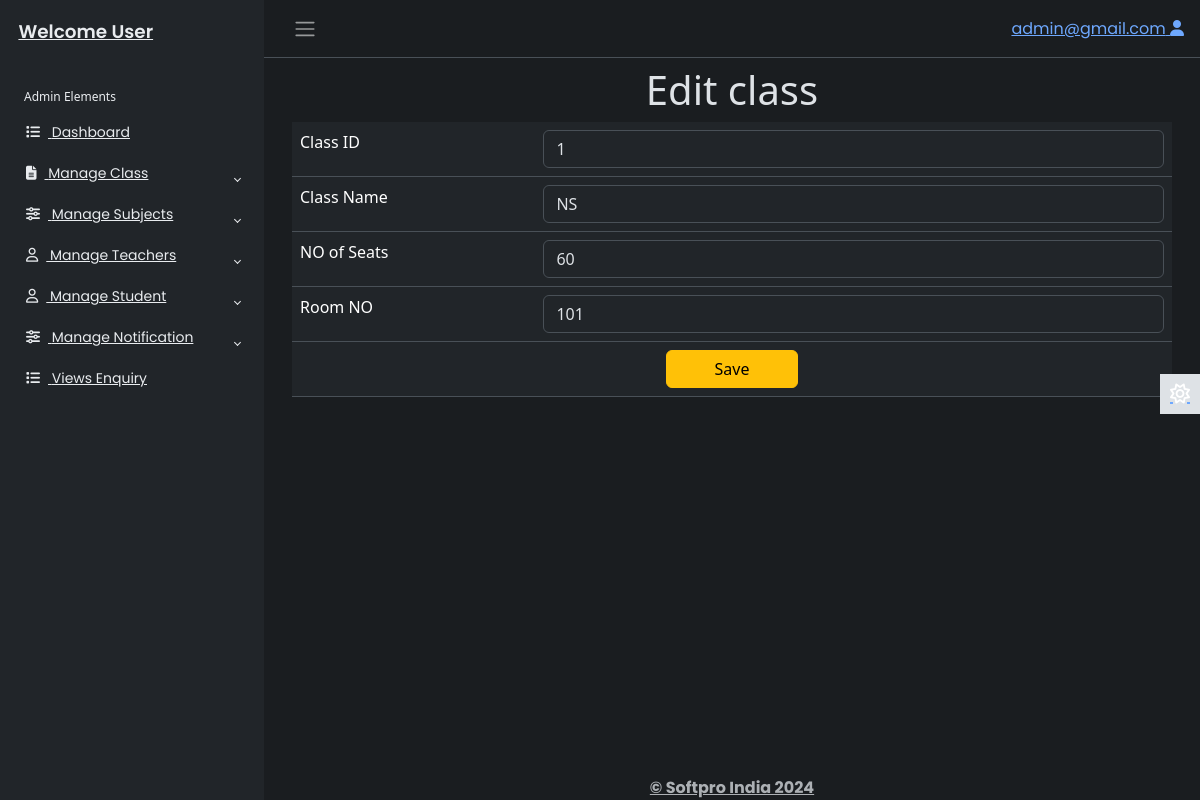
Page /adminapp/editclass/1 (signed in) on the committed database.
### adminapp/models.py (models this page shows)
class Classes(models.Model):
    cid=models.IntegerField(primary_key=True,auto_created=True)
    class_name=models.CharField(max_length=30)
    seats=models.IntegerField()
    roomno=models.CharField(max_length=50)
    created_date=models.DateTimeField()

### adminapp/views.py (the view)
# urls.py: path('editclass/<id>',views.editclass,name='editclass'),
@cache_control(no_store=True,no_cache=True,must_revalidate=True)
def editclass(request,id):
    try:
         if request.session['adminid']!=None:
             adminid=request.session['adminid']
             cl=Classes.objects.get(cid=id)
             if request.method == 'POST':
                class_name=request.POST['class_name']
                seats=request.POST['seats']
                roomno=request.POST['roomno']
                Classes.objects.filter(cid=id).update(class_name=class_name,seats=seats,roomno=roomno)
                return redirect('adminapp:viewclass')
             return render(request,'editclass.html',{'adminid':adminid,'cl':cl})
    except KeyError:
        return redirect('login')

### adminapp/templates/editclass.html (shortened to what this page needs)
{% extends 'adminbase.html' %}
{% load static %}
{% block admin %}
<div class="row">
    <div class="col-sm-12">
        <h1 class="text-center">Edit class</h1>
        <form method="post">
            <table class="table">
                <tr>
                    <td>Class ID</td>
                    <td>
                        <input type="text" name="cid" value="{{cl.cid}}" class="form-control" readonly>
                    </td>
                </tr>
                <tr>
                    <td>Class Name</td>
                    <td>
                        <input type="text" name="class_name" value="{{cl.class_name}}" class="form-control" >
                    </td>
                </tr>
                <tr>
                    <td>NO of Seats</td>
                    <td>
                        <input type="number" name="seats" value="{{cl.seats}}" class="form-control">
                    </td>
                </tr>
                <tr>
                    <td>Room NO</td>
                    <td>
                        <input type="text" name="roomno" value="{{cl.roomno}}" class="form-control">
                    </td>
                </tr>
                <tr>
                    <td colspan="2" class="text-center">
                    <button type="Submit" class=" btn btn-warning px-5">Save</button>
                </tr>
            </table>
        </form>
    </div>
</div>
{%endblock%}

### adminapp/static/css/adminstyle.css (style rules this page uses)
body { font-family: 'Poppins', sans-serif; font-size: 0.875rem; opacity: 1; overflow-y: scroll; margin: 0; }

### rows in the picture
Classes: cid "1", class_name "NS", seats "60", roomno "101"

### other values in the picture
{{ adminid }} "admin@gmail.com"
